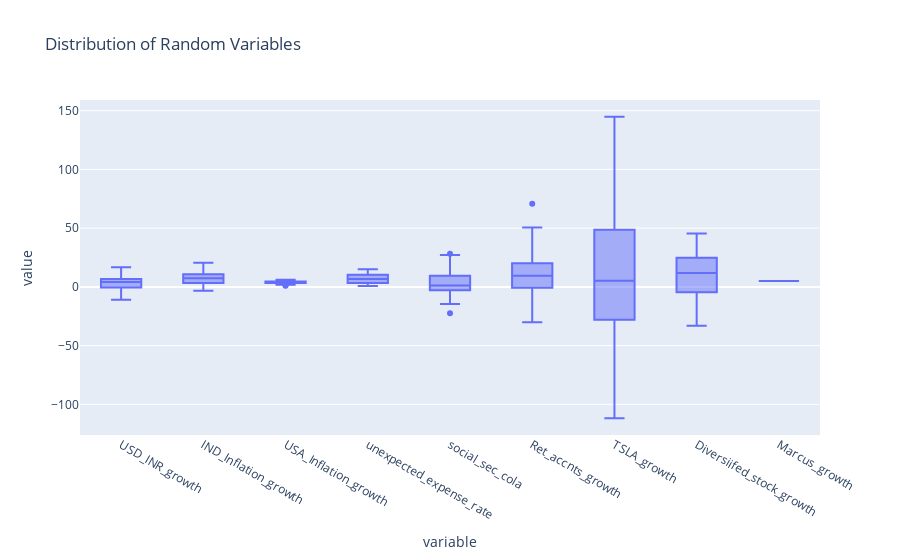
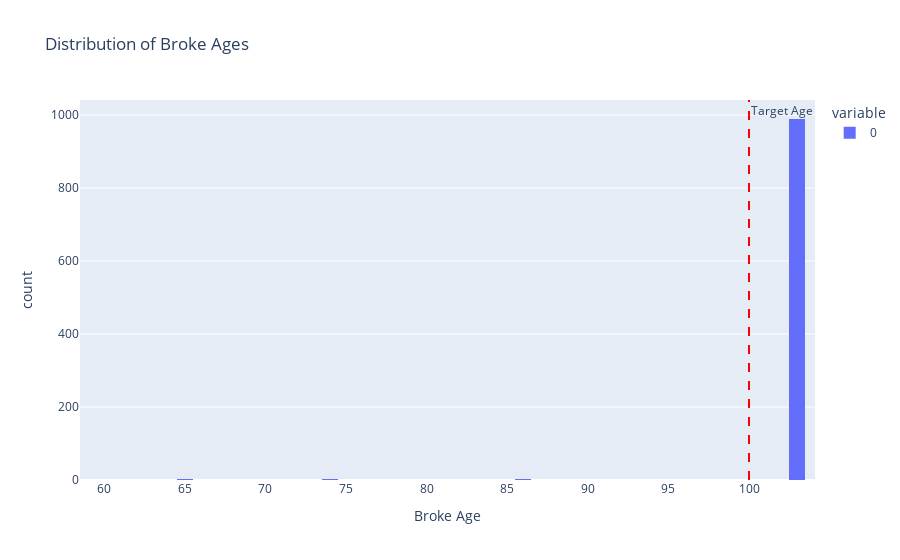

The code cell stored with these charts, in order, in its notebook:
### Code cell
# SUMMARY STATISTICS

print('='*80)
print('RETIREMENT SIMULATION RESULTS')
print('='*80)
print(f'Number of simulations: {simulation_counts}')
print(f'Target survival age: {realistic_target_survival_age}')
print()
print('BROKE AGE STATISTICS:')
print(f'  Minimum broke age:    {np.min(broke_ages):.1f}')
print(f'  10th percentile:      {np.percentile(broke_ages, 10):.1f}')
print(f'  25th percentile:      {np.percentile(broke_ages, 25):.1f}')
print(f'  Median (50th %ile):   {np.median(broke_ages):.1f}')
print(f'  Mean broke age:       {np.mean(broke_ages):.1f}')
print(f'  75th percentile:      {np.percentile(broke_ages, 75):.1f}')
print(f'  90th percentile:      {np.percentile(broke_ages, 90):.1f}')
print(f'  Maximum broke age:    {np.max(broke_ages):.1f}')
print(f'  Std deviation:        {np.std(broke_ages):.2f}')
print()
failure_rate = sum(1 for age in broke_ages if age < realistic_target_survival_age) * 100 / simulation_counts
print(f'FAILURE RATE: {failure_rate:.1f}%')
print(f'  (Percentage of simulations where money ran out before age {realistic_target_survival_age})')
print()
success_rate = 100 - failure_rate
print(f'SUCCESS RATE: {success_rate:.1f}%')
print('='*80)

# Show distribution plots
random_var_box = px.box(rand_var_df, title="Distribution of Random Variables")
random_var_box.show()

broke_age_hist = px.histogram(broke_ages, nbins=50, title="Distribution of Broke Ages",
                               labels={'value': 'Broke Age', 'count': 'Frequency'})
broke_age_hist.add_vline(x=realistic_target_survival_age, line_dash="dash", 
                          line_color="red", annotation_text="Target Age")
broke_age_hist.show()

### Figure 1 — Plotly figure (JSON) as saved in the notebook; plotly's stock layout.template omitted (floating-point values rounded to 4 significant figures; data arrays with more than 128 entries replaced by an {"elided": "..."} marker saying what was removed)
{"data": [{"alignmentgroup": "True", "hovertemplate": "variable=%{x}<br>value=%{y}<extra></extra>", "legendgroup": "", "marker": {"color": "#636efa"}, "name": "", "notched": false, "offsetgroup": "", "orientation": "v", "showlegend": false, "type": "box", "x": {"elided": "639 str values"}, "x0": " ", "xaxis": "x", "y": {"elided": "639 float values"}, "y0": " ", "yaxis": "y"}], "layout": {"boxmode": "group", "legend": {"tracegroupgap": 0}, "title": {"text": "Distribution of Random Variables"}, "xaxis": {"anchor": "y", "domain": [0, 1], "title": {"text": "variable"}}, "yaxis": {"anchor": "x", "domain": [0, 1], "title": {"text": "value"}}}}

### Figure 2 — Plotly figure (JSON) as saved in the notebook; plotly's stock layout.template omitted (floating-point values rounded to 4 significant figures; data arrays with more than 128 entries replaced by an {"elided": "..."} marker saying what was removed)
{"data": [{"bingroup": "x", "hovertemplate": "variable=0<br>Broke Age=%{x}<br>count=%{y}<extra></extra>", "legendgroup": "0", "marker": {"color": "#636efa", "pattern": {"shape": ""}}, "name": "0", "nbinsx": 50, "orientation": "v", "showlegend": true, "type": "histogram", "x": {"elided": "1000 int values"}, "xaxis": "x", "yaxis": "y"}], "layout": {"annotations": [{"showarrow": false, "text": "Target Age", "x": 100, "xanchor": "left", "xref": "x", "y": 1, "yanchor": "top", "yref": "y domain"}], "barmode": "relative", "legend": {"title": {"text": "variable"}, "tracegroupgap": 0}, "shapes": [{"line": {"color": "red", "dash": "dash"}, "type": "line", "x0": 100, "x1": 100, "xref": "x", "y0": 0, "y1": 1, "yref": "y domain"}], "title": {"text": "Distribution of Broke Ages"}, "xaxis": {"anchor": "y", "domain": [0, 1], "title": {"text": "Broke Age"}}, "yaxis": {"anchor": "x", "domain": [0, 1], "title": {"text": "count"}}}}
